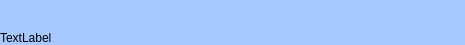
<?xml version="1.0" encoding="UTF-8"?>
<ui version="4.0">
 <class>MessageFrame</class>
 <widget class="QFrame" name="MessageFrame">
  <property name="geometry">
   <rect>
    <x>0</x>
    <y>0</y>
    <width>465</width>
    <height>45</height>
   </rect>
  </property>
  <property name="sizePolicy">
   <sizepolicy hsizetype="MinimumExpanding" vsizetype="Expanding">
    <horstretch>0</horstretch>
    <verstretch>100</verstretch>
   </sizepolicy>
  </property>
  <property name="sizeIncrement">
   <size>
    <width>0</width>
    <height>-1</height>
   </size>
  </property>
  <property name="baseSize">
   <size>
    <width>0</width>
    <height>-1</height>
   </size>
  </property>
  <property name="windowTitle">
   <string>Frame</string>
  </property>
  <property name="layoutDirection">
   <enum>Qt::LeftToRight</enum>
  </property>
  <property name="autoFillBackground">
   <bool>false</bool>
  </property>
  <property name="styleSheet">
   <string notr="true">background-color: rgb(168, 201, 255);</string>
  </property>
  <property name="frameShape">
   <enum>QFrame::NoFrame</enum>
  </property>
  <property name="frameShadow">
   <enum>QFrame::Plain</enum>
  </property>
  <widget class="QLabel" name="time">
   <property name="geometry">
    <rect>
     <x>0</x>
     <y>30</y>
     <width>461</width>
     <height>16</height>
    </rect>
   </property>
   <property name="text">
    <string>TextLabel</string>
   </property>
   <property name="textFormat">
    <enum>Qt::PlainText</enum>
   </property>
  </widget>
 </widget>
 <resources/>
 <connections/>
</ui>
